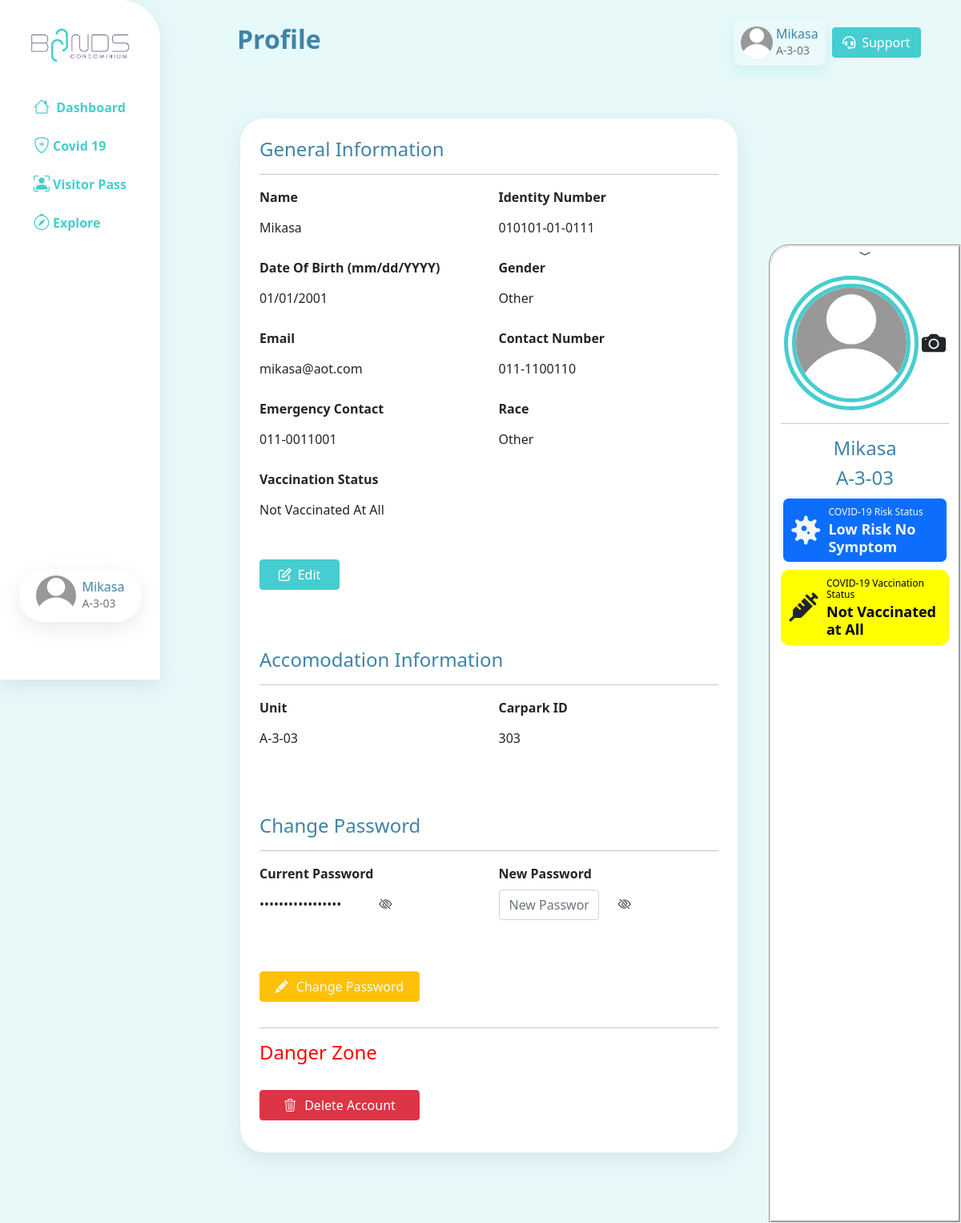
Page /profile.php (signed in) on the earlier database version.
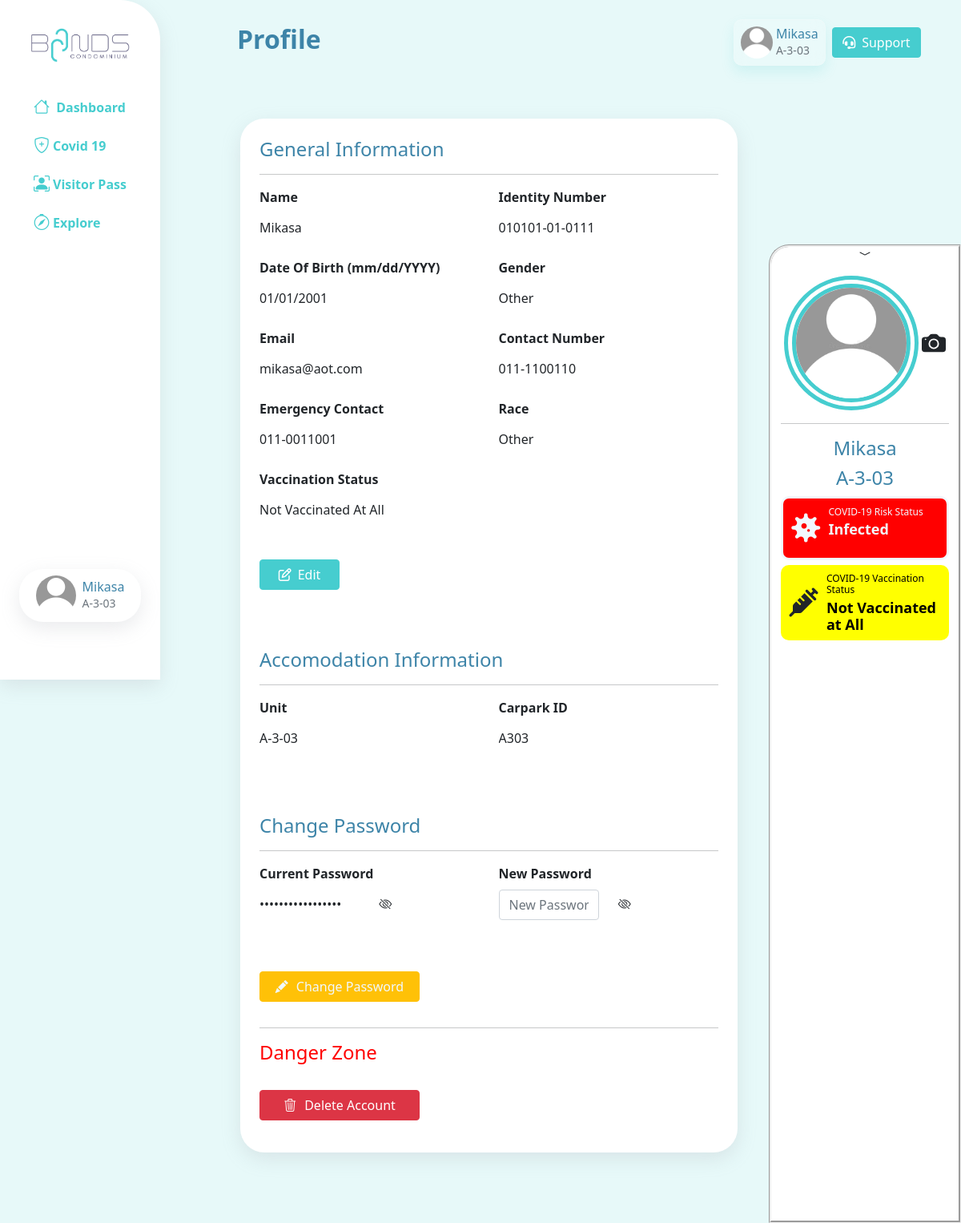
Same page on the later database version.
### tables this page shows
CREATE TABLE `unit` (
  `unit_no` varchar(10) NOT NULL,
  `owner_ic` varchar(20) NOT NULL,
  `car_park_id` varchar(25) NOT NULL
);

### includes/classes/Resident.php (called while the page is built, shortened)
<?php
class Resident{
    private $con;
    private $resident;
    public function __construct($con, $ic){
        $this->con = $con;
        $residentDetailsQuery = mysqli_query($con,"SELECT * FROM resident WHERE ic ='$ic'");
        $this->resident = mysqli_fetch_array($residentDetailsQuery);
    }
    public function getName(){
        return $this->resident['name'];
    }
    public function getCovidStatus(){
        return $this->resident['covid_status'];
    }
    public function getUnit(){
        $ic = $this->resident['ic'];
        $query = mysqli_query($this->con,"SELECT * FROM unit WHERE owner_ic ='$ic'" );
        $row = mysqli_fetch_array($query);
        return $row['unit_no'];
    }
    public function getCarPark(){
        $ic = $this->resident['ic'];
        $query = mysqli_query($this->con,"SELECT * FROM unit WHERE owner_ic ='$ic'" );
        $row = mysqli_fetch_array($query);
        return $row['car_park_id'];
    }
}
?>

### profile.php (the view, shortened to what the changed rows need)
<?php
$pageTitle = "Profile";
include 'includes/header.php';
?>
<div class="container main-content-container">
  <div class="profile_container row my_container p-4">
    <div class="mycontainer col-9 d-flex flex-column justify-content-start">
      <div class="accomodationInformationSection" style="margin-top: 10%">
        <div class="row">
          <div class="col">
            <label for="profile-roomNum" class="form-label">Unit</label>
            <input type="text" class="form-control" value='<?= $Resident->getUnit() ?>' id="profile-roomNum" disabled />
          </div>
          <div class="col">
            <label for="profile-carPark" class="form-label">Carpark ID</label>
            <input type="text" class="form-control" value='<?= $Resident->getCarPark() ?>' id="profile-carPark" disabled />
          </div>
        </div>
      </div>
    </div>
      <div class="profileImgSide" id="profileImgSide">
        <div class="details">
          <h2><?php echo $Resident->getName() ?></h2>
          <h2><?php echo $Resident->getUnit() ?></h2>
        </div>
        <?php
              if($Resident->getCovidStatus()=="Negative"){
                echo '
                <div class="riskStatus">
                <i class="fa-solid fa-virus"></i>
                <div>
                  <h5>COVID-19 Risk Status</h5>
                  <h3>Low Risk No Symptom</h3>
                  </div>
                </div>
                ';
              }
              else if($Resident->getCovidStatus()=="Positive"){
                echo '
                <div class="riskStatus" style="background-color:red; ">
                <i class="fa-solid fa-virus"></i>
                <div>
                  <h5>COVID-19 Risk Status</h5>
                  <h3>Infected</h3>
                  </div>
                </div>
                ';
              }
            ?>
      </div>
  </div>
</div>
<?php include 'includes/footer.php'; ?>

### includes/header.php (shortened to what the changed rows need)
<?php
include 'config/config.php';
include 'includes/classes/Resident.php';
if(isset($_SESSION['ic'])){
    $LoggedInIC = $_SESSION['ic'];
    $Resident = new Resident($con,$LoggedInIC);
}else{
    header("Location: index.php");
}
?>
    <html>
    <html lang="en">
    <head>
        <link href="https://cdn.jsdelivr.net/npm/bootstrap@5.1.3/dist/css/bootstrap.min.css" rel="stylesheet">
        <link rel="stylesheet" href="https://cdn.jsdelivr.net/npm/bootstrap-icons@1.8.1/font/bootstrap-icons.css">
        <link rel="stylesheet" href="assets/css/style.css">
    </head>
    <body>
        <div class="container-fluid">
            <div class="row flex-nowrap">
                <div class="col-auto col-md-3 col-lg-3 col-xl-2 px-sm-2 py-4 pe-4 bg-white" id="sidebar">
                    <div class="d-flex flex-column align-items-center align-items-sm-start px-3 pt-2 text-white min-vh-100">
                        <div class="dropdown w-100 mb-5 py-md-2" id="profile">
                            <a href="#" class=" text-decoration-none d-flex align-items-center justify-content-center"
                                id="dropdownUser1" data-bs-toggle="dropdown" aria-expanded="false">
                                <span class="d-none d-sm-inline ps-1">
                                    <div class="ms-1">
                                        <h6 class="py-0 my-0"><?php echo $Resident->getName()?></h6>
                                        <small class="text-muted py-0 my-0"><?php echo $Resident->getUnit()?></small>
                                    </div>
                                </span>
                            </a>
                        </div>
                    </div>
                </div>
                <div class="py-4 mx-4 col" id="right_container">
                    <div class="container-fluid ps-2" id="topbar_container">
                        <nav class="navbar navbar-expand-lg navbar-light mt-3" id="topbar">
                            <div class="container-fluid">
                                <h2 class="navbar-brand fw-bolder fs-2 mydarkgreen" id="page_title"><?php echo $pageTitle; ?></h2>
                                <span class="collapse navbar-collapse" id="navbarSupportedContent">
                                    <ul class="navbar-nav ms-auto align-items-center">
                                        <li class="nav-item dropdown ms-auto me-1">
                                            <a href="profile.php" class="text-decoration-none" id="dropdownUser2" data-bs-toggle="dropdown" aria-expanded="false">
                                                <div class="text-nowrap glassmorphism p-2" id="topbar_profile">
                                                    <div class="d-flex">
                                                        <div class="ms-1">
                                                            <h6 class="py-0 my-0"> <?php echo $Resident->getName()?></h6>
                                                            <small class="text-muted py-0 my-0"><?php echo $Resident->getUnit()?></small>
                                                        </div>
                                                    </div>
                                                </div>
                                            </a>
                                        </li>
                                    </ul>
                                </span>
                            </div>
                        </nav>
                    </div>
                    <div class="container main_content_container">
                        <div class="row">

Differences in the rows shown:
changed resident "Mikasa": covid_status "Negative" → "Positive" (drawn)
changed unit "A-3-03": car_park "303" → "A303"
Other differences:
text no longer shown: "Low Risk No Symptom"
text now shown: "Infected"
